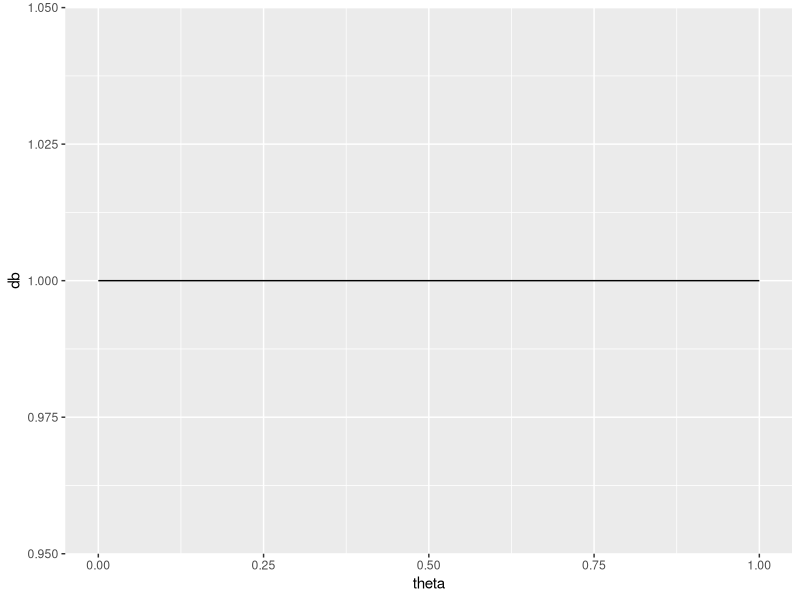
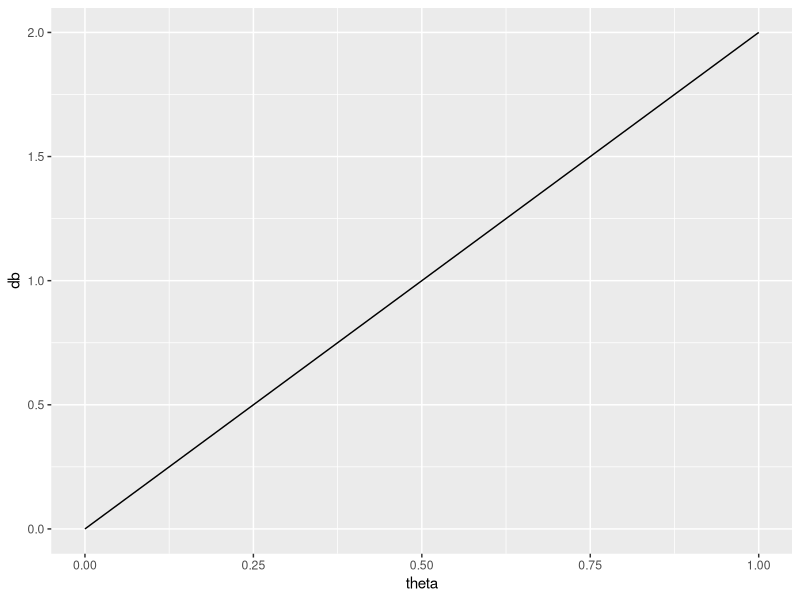
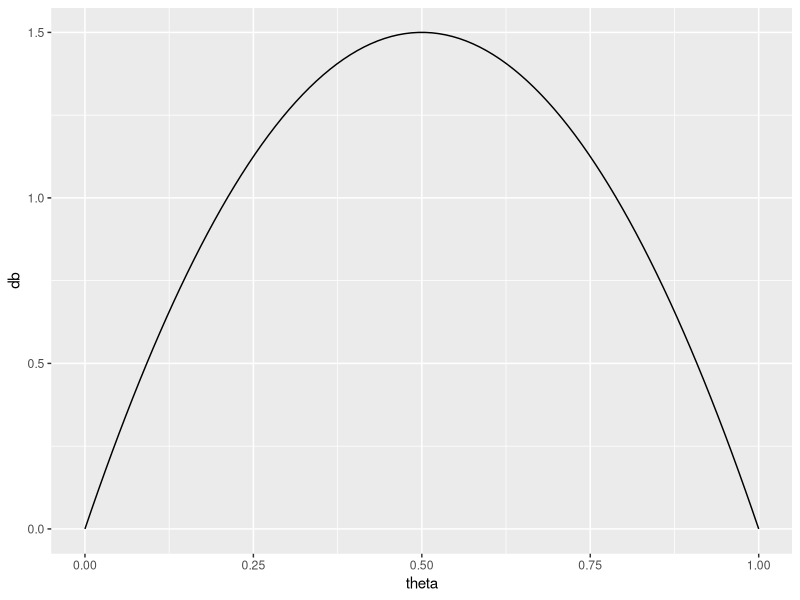
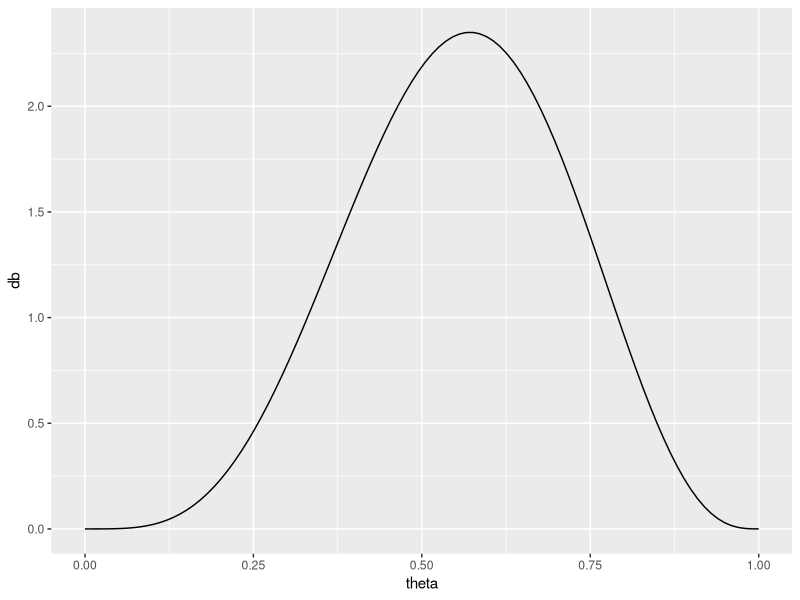
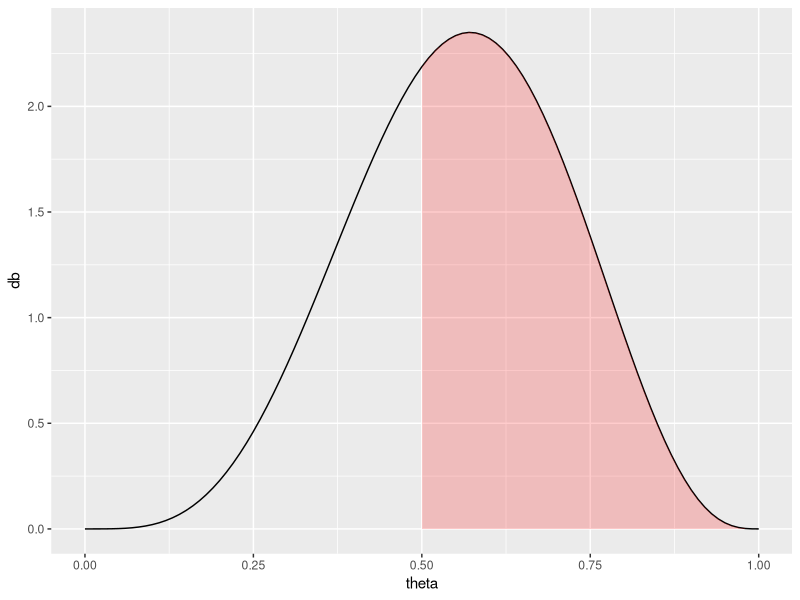

Generate these figures, in order, with R:
## ---- chunk 1
knitr::opts_chunk$set(echo = TRUE)
library(ggplot2)
library(bayesplot)
## ---- chunk 2
theta <- seq(0, 1, length.out = 100)
db <- dbeta(theta, 1, 1)
ggplot(data.frame(theta, db), aes(theta, db)) + geom_line()
## ---- chunk 3
db <- dbeta(theta, 2, 1)
ggplot(data.frame(theta, db), aes(theta, db)) + geom_line()
## ---- chunk 4
db <- dbeta(theta, 2, 2)
ggplot(data.frame(theta, db), aes(theta, db)) + geom_line()
## ---- chunk 5
db <- dbeta(theta, 5, 4)
ggplot(data.frame(theta, db), aes(theta, db)) + geom_line()
## ---- chunk 6
ggplot(data.frame(theta = c(0, 1)), aes(theta)) +
  stat_function(fun = dbeta, args = (list(shape1 = 5, shape2 = 4))) + 
  stat_function(fun = dbeta, args = (list(shape1 = 5, shape2 = 4)),
                xlim = c(0.5, 1), geom = "area", fill = "red", alpha = 1/5) +
  ylab("db")
## ---- chunk 7
integrate(dbeta, lower = 0.5, upper = 1, shape1 = 5, shape2 = 4)
